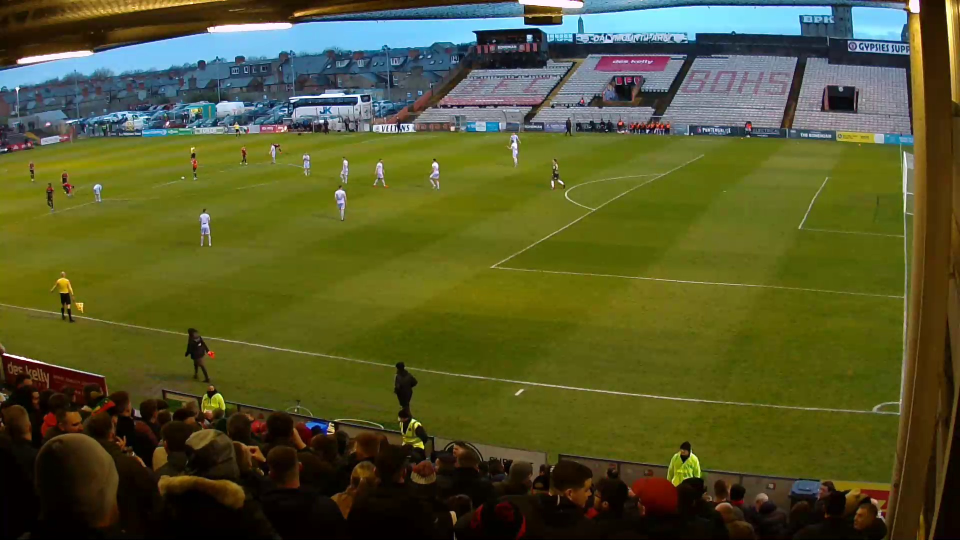
#> input picture data/images/jetson3.jpg, 1920 x 1080 px (shown at 1/2 size)
$ python visualize_homography.py
#> lines starting #> are read from the running program, lines starting #| are printed output that depends on the picture
### config.py
from typing import Tuple

HOMOGRAPHY_SAVE_DIR: str = "./data/homography_matrices/"


class CameraJetson1:
    def __init__(self):
        # Note: this definitely is not he cleanest way to do this, but it works for now
        #  What would be better is to have a utils file that stores all of this information as a dictionary maybe
        # Structure is (x_pixel_coords, y_pixel_coords)
        self.corner1: Tuple[int, int] = (807, 1005)
        self.corner2: Tuple[int, int] = (9, 646)
        self.bixBox1: Tuple[int, int] = (475, 886)
        self.bixBox2: Tuple[int, int] = (1062, 817)
        self.bixBox3: Tuple[int, int] = (406, 665)
        self.bigBox4: Tuple[int, int] = None
        self.box1: Tuple[int, int] = (295, 784)
        self.box2: Tuple[int, int] = (471, 772)
        self.box3: Tuple[int, int] = (262, 698)
        self.box4: Tuple[int, int] = (57, 673)
        self.goalPost1: Tuple[int, int] = (229, 748)  # They can be floats!
        self.goalPost2: Tuple[int, int] = (161, 716)
        self.semiCircle1: Tuple[int, int] = (775, 751)
        self.semiCircle2: Tuple[int, int] = (545, 698)
        self.boxParallel1: Tuple[int, int] = (1416, 899)
        self.boxParallel2: Tuple[int, int] = None
        self.circle1: Tuple[int, int] = (1470, 718)
        self.circle2: Tuple[int, int] = (1158, 670)
        self.halfway1: Tuple[int, int] = None

        # Real world camera coordinates
        self.real_world_x: float = -19.41
        self.real_world_y: float = -21.85
        self.real_world_z: float = 7.78


class CameraJetson3:
    def __init__(self):
        # Note: this definitely is not he cleanest way to do this, but it works for now
        #  What would be better is to have a utils file that stores all of this information as a dictionary maybe
        self.corner1: Tuple[int, int] = (1801, 298)
        self.corner2: Tuple[int, int] = (1805, 830)
        self.bixBox1: Tuple[int, int] = None
        self.bixBox2: Tuple[int, int] = (1408, 310)
        self.bixBox3: Tuple[int, int] = (983, 534)
        self.bigBox4: Tuple[int, int] = (1809, 595)
        self.box1: Tuple[int, int] = (1804, 362)
        self.box2: Tuple[int, int] = (1655, 355)
        self.box3: Tuple[int, int] = (1598, 456)
        self.box4: Tuple[int, int] = (1809, 471)
        self.goalPost1: Tuple[int, int] = (1806, 387)
        self.goalPost2: Tuple[int, int] = (1810, 427)
        self.semiCircle1: Tuple[int, int] = (1329, 347)
        self.semiCircle2: Tuple[int, int] = (1188, 419)
        self.boxParallel1: Tuple[int, int] = None
        self.boxParallel2: Tuple[int, int] = None
        self.circle1: Tuple[int, int] = (531, 323)
        self.circle2: Tuple[int, int] = (202, 398)
        self.halfway1: Tuple[int, int] = None

        # Real world camera coordinates
        self.real_world_x: float = 0.
        self.real_world_y: float = 86.16
        self.real_world_z: float = 7.85


class RealWorldPitchCoords:
    def __init__(self):
        self.corner1: Tuple[int, int] = (0, 64)
        self.corner2: Tuple[int, int] = (0, 0)
        self.bixBox1: Tuple[int, int] = (0, 54)
        self.bixBox2: Tuple[int, int] = (16, 54)
        self.bixBox3: Tuple[int, int] = (16, 10)
        self.bigBox4: Tuple[int, int] = (0, 10)
        self.box1: Tuple[int, int] = (0, 41)
        self.box2: Tuple[int, int] = (5, 41)
        self.box3: Tuple[int, int] = (5, 23)
        self.box4: Tuple[int, int] = (0, 23)
        self.goalPost1: Tuple[int, float] = (0, 34.5)  # They can be floats!
        self.goalPost2: Tuple[int, float] = (0, 29.5)
        self.semiCircle1: Tuple[int, int] = (16, 40)
        self.semiCircle2: Tuple[int, int] = (16, 24)
        self.boxParallel1: Tuple[int, int] = (16, 64)
        self.boxParallel2: Tuple[int, int] = None
        self.circle1: Tuple[int, int] = (51, 40)
        self.circle2: Tuple[int, int] = (51, 24)
        self.halfway1: Tuple[int, int] = None

    def convert_to_pixel_coords(self):
        """
        Converts the real world coordinates to pixel coordinates - multiplying by 1920, 1080
        """
        for key, value in self.__dict__.items():
            if value is not None:
                self.__dict__[key] = (value[0] * (1920/102), value[1] * (1080/64))


# [6 lines left out: function main, not called in this run]


# [2 lines that do not run on import are left out]

### homgraphy_logic.py
import cv2
import os
import numpy as np

from typing import NamedTuple, Tuple, List, Dict, Union

from config import CameraJetson3, CameraJetson1, RealWorldPitchCoords, HOMOGRAPHY_SAVE_DIR
from utils import save_np_matrix

# Note: fix here for some prev error: https://answers.opencv.org/question/252/cv2perspectivetransform-with-python/


class HomographyLogic:
    def __init__(self, convert_to_pixels: bool = False):
        self.jetson1 = CameraJetson1()
        self.jetson3 = CameraJetson3()
        self.real_world_pitch_coords = RealWorldPitchCoords()
        if convert_to_pixels:
            self.real_world_pitch_coords.convert_to_pixel_coords()  # Instead of to metres
        self.homographies: Dict[str, np.ndarray] = self.get_homographies()

    def get_real_world_coords(self, jetson_camera: Union[CameraJetson3, CameraJetson1]) -> Tuple[np.ndarray, np.ndarray]:
        """
        Converts jetson camera coords + real world coords to np.ndarray. It also skips None values.
        :param jetson_camera:
        :return:
        """
        # Initialize two empty arrays to store the pixel coords
        camera_coords: np.ndarray = np.array([])
        world_points = np.array([])

        for key in jetson_camera.__dict__.keys():
            if key in self.real_world_pitch_coords.__dict__.keys() and self.real_world_pitch_coords.__dict__[key] is not \
                    None and jetson_camera.__dict__[key] is not None:
                camera_coords = np.append(camera_coords, jetson_camera.__dict__[key], axis=0)
                world_points = np.append(world_points, self.real_world_pitch_coords.__dict__[key])

        camera_coords = camera_coords.reshape(-1, 2)
        world_points = world_points.reshape(-1, 2)

        assert len(camera_coords) == len(world_points), "The number of points in the camera array doesn't equal the real world array"
        assert camera_coords.shape[1] == 2, "The camera coords array should have 2 columns (be 2D)"

        return camera_coords, world_points

    def find_homography(self, camera_coords: np.ndarray, real_world_coords: np.ndarray) -> np.ndarray:
        """
        Computes the homography matrix for a given camera and real world coords
        """
        h, status = cv2.findHomography(camera_coords, real_world_coords)
        return h

    def get_homographies(self) -> Dict[str, np.ndarray]:
        c1, r1 = self.get_real_world_coords(jetson_camera=self.jetson1)
        c3, r3 = self.get_real_world_coords(jetson_camera=self.jetson3)

        h1 = self.find_homography(camera_coords=c1, real_world_coords=r1)
        h3 = self.find_homography(camera_coords=c3, real_world_coords=r3)

        return {"1": h1, "3": h3}

    # [49 lines left out: functions perform_homography, homography_idx, inspect_homography, main, not called in this run]


# [2 lines that do not run on import are left out]

### visualize_homography.py
import cv2
import numpy as np
from typing import Dict, List

from homgraphy_logic import HomographyLogic


class VisualizeHomography:
    def __init__(self):
        hl = HomographyLogic(convert_to_pixels=True)
        self.h_dict: Dict[str, np.ndarray] = hl.homographies
        print("Homography keys: ", self.h_dict.keys())
        self.h1: np.ndarray = self.h_dict["1"]
        self.h2: np.ndarray = self.h_dict["3"]

        self.j3_image = cv2.imread("data/images/jetson3.jpg")
#> self.j3_image is the input picture: shape (1080, 1920, 3); mean B, G, R 42.7, 86.4, 84
        self.birds_eye_image = cv2.imread("data/images/fieldmodel.jpg")
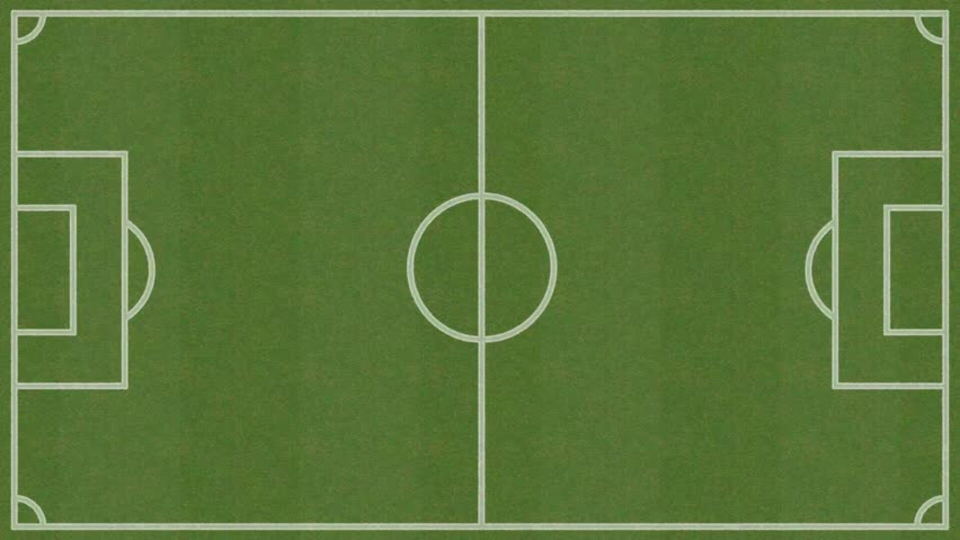
#> input picture data/images/fieldmodel.jpg, 1920 x 1080 px (shown at 1/2 size)
#> self.birds_eye_image is the input picture: shape (1080, 1920, 3); mean B, G, R 57.3, 117.8, 90.1

    def visualize_homography(self, show_image: bool = False, save_image: bool = False) -> None :
        """
        This function will visualize the homography self.h1 onto self.birds_eye_view image
        """
#> called with show_image = False, save_image = False
        img_out = cv2.warpPerspective(self.j3_image, self.h2, (self.birds_eye_image.shape[1], self.birds_eye_image.shape[0]))
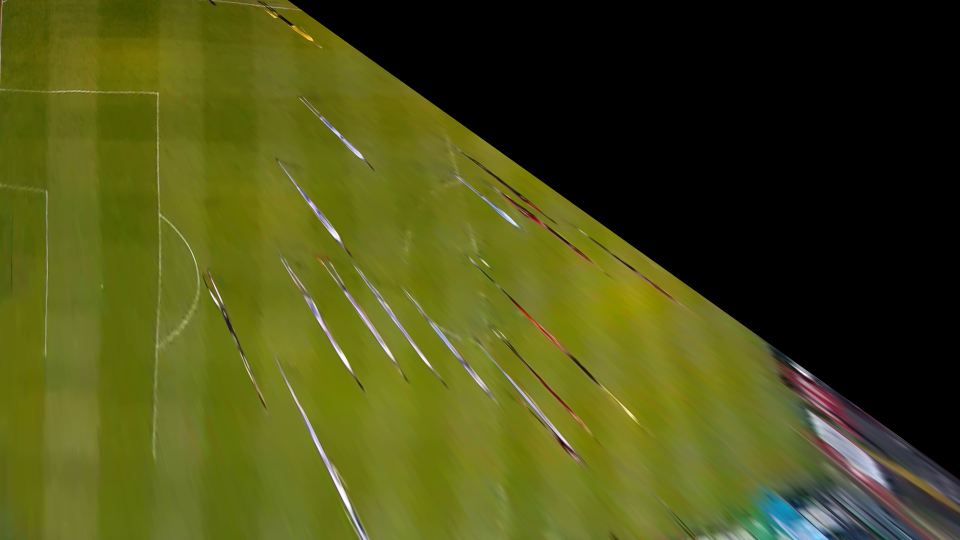
#> img_out: shape (1080, 1920, 3) (shown at 1/2 size); mean B, G, R 21.6, 78.1, 74.3

        if show_image:
            cv2.imshow("img_out", img_out)
            cv2.waitKey(0)
        if save_image:
            cv2.imwrite("data/images/jetson3_homography.jpg", img_out)


def main():
    visualize_homography = VisualizeHomography()
    visualize_homography.visualize_homography()


if __name__ == "__main__":
    main()
